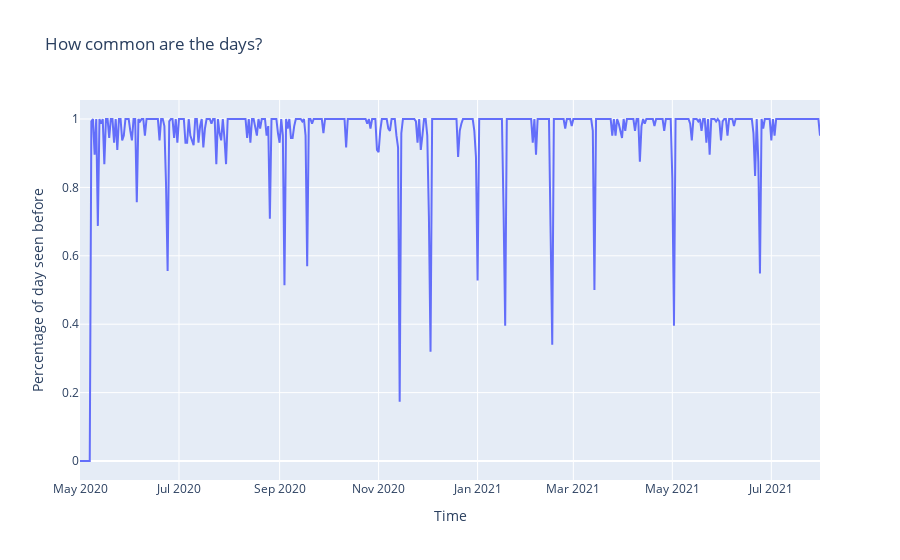

Notebook code for this chart:
### Code cell
fig = px.line(df_plot, x="Time", y="Percentage of day seen before", title='How common are the days?')
fig.show()

### Figure 1 — Plotly figure (JSON) as saved in the notebook; plotly's stock layout.template omitted (floating-point values rounded to 4 significant figures; data arrays with more than 128 entries replaced by an {"elided": "..."} marker saying what was removed)
{"data": [{"hovertemplate": "Time=%{x}<br>Percentage of day seen before=%{y}<extra></extra>", "legendgroup": "", "line": {"color": "#636efa", "dash": "solid"}, "marker": {"symbol": "circle"}, "mode": "lines", "name": "", "orientation": "v", "showlegend": false, "type": "scatter", "x": {"elided": "457 str values"}, "xaxis": "x", "y": {"elided": "457 float values"}, "yaxis": "y"}], "layout": {"legend": {"tracegroupgap": 0}, "title": {"text": "How common are the days?"}, "xaxis": {"anchor": "y", "domain": [0, 1], "title": {"text": "Time"}}, "yaxis": {"anchor": "x", "domain": [0, 1], "title": {"text": "Percentage of day seen before"}}}}
